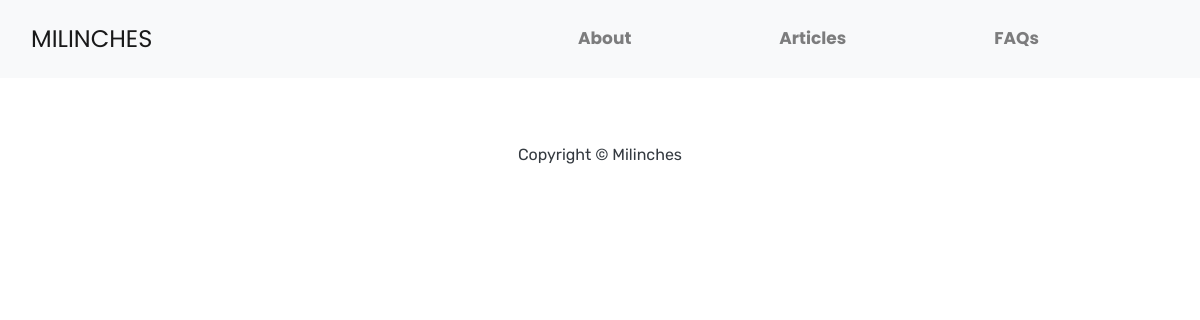
/articles/, run on an earlier commit of the app's database.
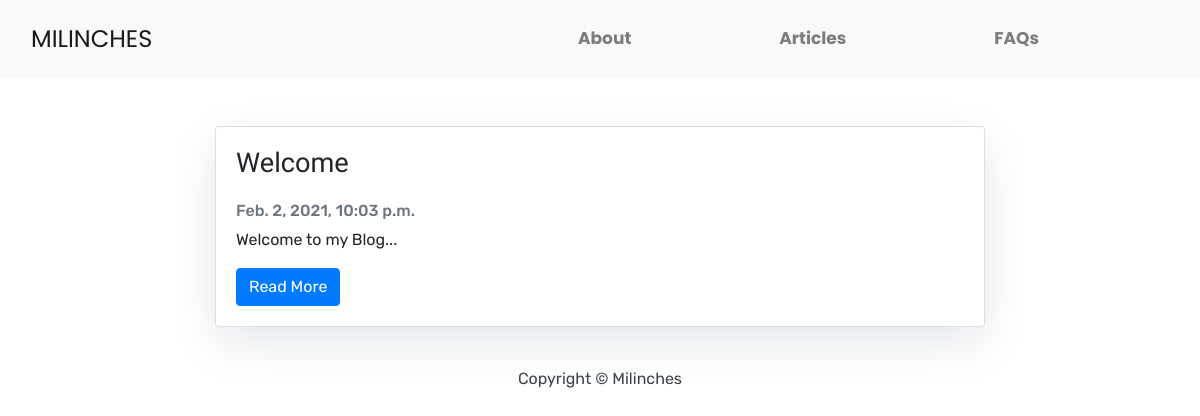
And on a later commit of the database.
### blog/models.py (models this page shows, shortened)
class Articles(models.Model):
    title = models.CharField(max_length=100)
    slug = models.SlugField(unique=True)
    body = models.TextField()
    updated_on = models.DateTimeField(auto_now_add=True)
    created_on = models.DateTimeField(auto_now_add=True)
    status = models.IntegerField(choices=STATUS, default=0)
    class Meta:
        ordering = ['-created_on']

### blog/views.py (the view)
# urls.py: path('', views.ArticleList.as_view(), name='article'),
class ArticleList(generic.ListView):
    queryset = Articles.objects.filter(status=1).order_by('created_on')
    context_object_name = 'article_list'
    template_name = 'blog/article_list.html'

### blog/templates/blog/article_list.html (shortened to what this page needs)
{% extends 'base.html' %}
{% block content %}
<div class="col-md-8 mt-5 mx-auto">
{% for article in article_list %}
    <div class="card mb-4">
      <div class="card-body">
        <h5 class="card-title">{{ article.title }}</h5>
          <p class="card-text text-muted h6">{{ article.created_on }}</p>
        <p class="card-text">{{ article.body|slice:':200' }}...</p>
        <a href="{% url 'blog:detail' article.slug %}" class="btn btn-primary">Read More</a>
      </div>
    </div>
{% endfor %}
</div>
{% endblock %}

### templates/base.html (shortened to what this page needs)
{% load static %}
<!DOCTYPE html>
<html>
<head>
      <link rel="stylesheet" href="{% static 'style.css' %}">
      <link rel="stylesheet" href="https://maxcdn.bootstrapcdn.com/bootstrap/4.0.0/css/bootstrap.min.css"
 />
</head>
<body>
  <nav class="navbar navbar-expand-lg navbar-light bg-light shadow" id="mainNav">
    <div class="container-fluid">
      <a class="navbar-brand" href="#">MILINCHES</a>
      <div class="collapse navbar-collapse" id="navbarResponsive">
        <ul class="navbar-nav ml-auto">
          <li class="nav-item text-black">
            <a class="nav-link text-black font-weight-bold" href="#">About</a>
          </li>
          <li class="nav-item text-black">
            <a class="nav-link text-black font-weight-bold" href="#">Articles</a>
          </li>
            <li class="nav-item text-black">
            <a class="nav-link text-black font-weight-bold" href="#">FAQs</a>
          </li>
        </ul>
      </div>
    </div>
  </nav>
  {% block content %}{% endblock content %}
  <footer class="py-3 bg-grey">
    <p class="m-0 text-dark text-center ">Copyright &copy; Milinches</p>
  </footer>
</body>
</html>

### static/style.css (style rules this page uses)
.nav-item { height: auto; padding: 10px; margin-right: 7rem; }
.nav-link { font-family: 'Poppins', sans-serif !important; color: black; font-size: 17px; }
.navbar-brand { font-family: 'Poppins', sans-serif; font-size: 24px !important; }
* { font-family: 'Rubik', sans-serif; }
.card-title { font-family: 'Mulish', sans-serif; font-size: 1.7em; padding-bottom: 10px; }
.card { box-shadow: 0 16px 48px #E3E7EB; }

What changed in the data, as far as the page shows it:
added Articles: title "Welcome", created_on "Feb. 2, 2021, 10:03 p.m.", body "Welcome to my Blog"
